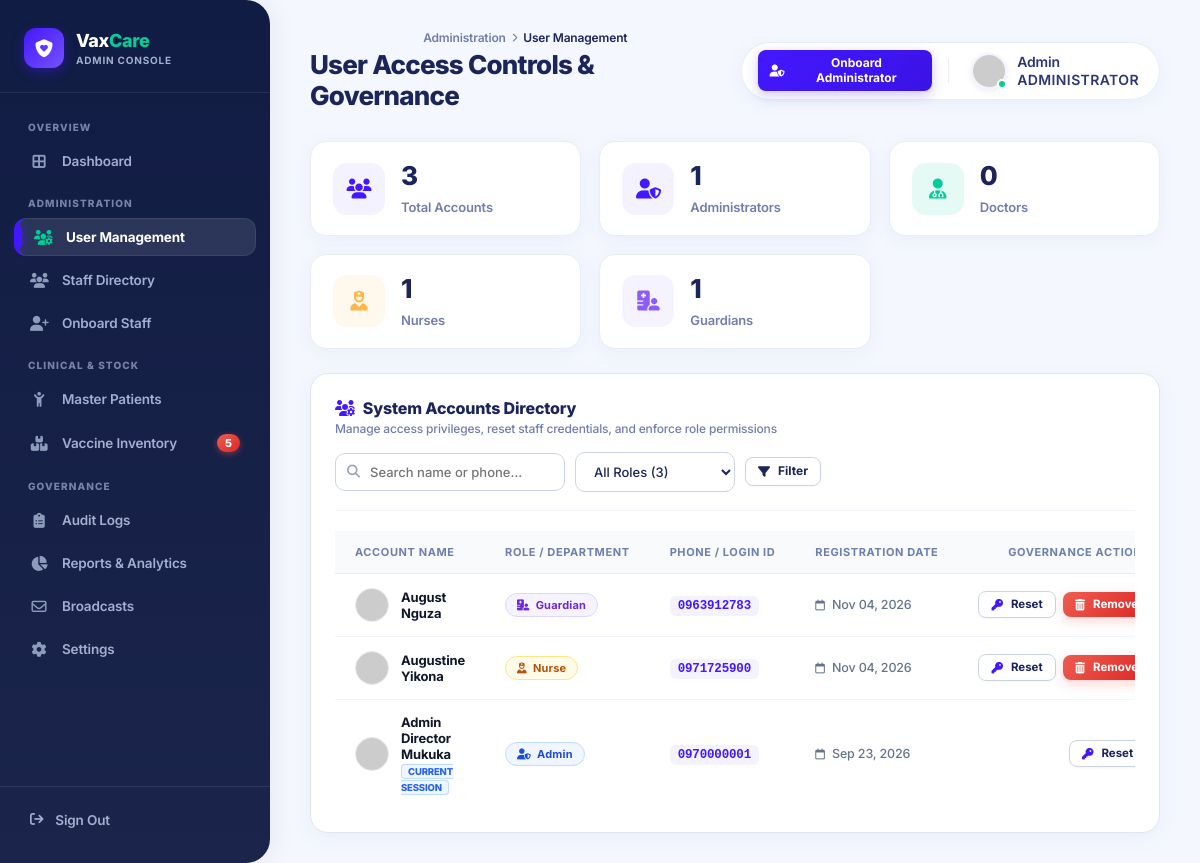
Screenshot of /SchoolProject2/admin/user_management.php (signed in) with the database file from the repository.
### tables this page shows
CREATE TABLE `users` (
  `id` int(11) NOT NULL AUTO_INCREMENT,
  `name` varchar(100) NOT NULL,
  `phone` varchar(20) NOT NULL,
  `email` varchar(150) DEFAULT NULL,
  `password_hash` varchar(255) NOT NULL,
  `role` enum('guardian','nurse','pharmacist','pharmacy','doctor','admin') DEFAULT 'guardian',
  `profile_pic` varchar(255) DEFAULT NULL,
  `is_on_duty` tinyint(1) DEFAULT 1,
  `created_at` timestamp NOT NULL DEFAULT current_timestamp(),
  PRIMARY KEY (`id`),
  UNIQUE KEY `phone` (`phone`)
);

### SchoolProject2/admin/user_management.php (the view, shortened to what this page needs)
<?php
include '../config/db.php';
$admin_id   = $_SESSION['user_id'];
$admin_name = $_SESSION['name'];
$role_filter = $_GET['role'] ?? 'all';
$search      = trim($_GET['search'] ?? '');
$delete_impact = [];
foreach ($pdo->query("SELECT guardian_id, COUNT(*) AS c FROM children GROUP BY guardian_id") as $r) {
    $delete_impact[(int)$r['guardian_id']] = (int)$r['c'];
}
$query = "SELECT id, name, phone, role, is_on_duty, created_at FROM users WHERE 1=1";
$params = [];
$query .= " ORDER BY created_at DESC";
$stmt = $pdo->prepare($query);
$stmt->execute($params);
$users_list = $stmt->fetchAll(PDO::FETCH_ASSOC);
$cnt_admin     = $pdo->query("SELECT COUNT(*) FROM users WHERE role = 'admin'")->fetchColumn();
$cnt_doctor    = $pdo->query("SELECT COUNT(*) FROM users WHERE role = 'doctor'")->fetchColumn();
$cnt_nurse     = $pdo->query("SELECT COUNT(*) FROM users WHERE role = 'nurse'")->fetchColumn();
$cnt_pharmacy  = $pdo->query("SELECT COUNT(*) FROM users WHERE role = 'pharmacy'")->fetchColumn();
$cnt_guardian  = $pdo->query("SELECT COUNT(*) FROM users WHERE role = 'guardian'")->fetchColumn();
$cnt_total     = $cnt_admin + $cnt_doctor + $cnt_nurse + $cnt_pharmacy + $cnt_guardian;
$low_stock_count  = $pdo->query("SELECT COUNT(*) FROM vaccines WHERE current_stock <= low_stock_threshold")->fetchColumn();
?>
<!DOCTYPE html>
<html lang="en">
<head>
    <link rel="stylesheet" href="https://cdnjs.cloudflare.com/ajax/libs/font-awesome/6.4.0/css/all.min.css">
    <link rel="stylesheet" href="../css/mar_tech.css">
    <link rel="stylesheet" href="../css/admin_theme.css">
</head>
<body class="app-body">
    <aside class="sidebar" id="adminSidebar">
        <div class="sidebar-brand-box">
            <a href="dashboard.php" class="sidebar-brand-link">
                <div class="sidebar-brand-icon"><i class="fa-solid fa-shield-heart"></i></div>
                <div class="sidebar-brand-info">
                    <span class="sidebar-brand-title">Vax<span>Care</span></span>
                    <span class="sidebar-brand-sub">Admin Console</span>
                </div>
            </a>
        </div>
        <nav class="sidebar-menu">
            <div class="sidebar-section-title">Overview</div>
            <a href="dashboard.php" class="sidebar-item">
                <i class="fa-solid fa-border-all"></i> Dashboard
            </a>
            <div class="sidebar-section-title">Administration</div>
            <a href="user_management.php" class="sidebar-item active">
                <i class="fa-solid fa-users-gear"></i> User Management
            </a>
            <a href="staff.php" class="sidebar-item">
                <i class="fa-solid fa-users"></i> Staff Directory
            </a>
            <a href="add_staff.php" class="sidebar-item">
                <i class="fa-solid fa-user-plus"></i> Onboard Staff
            </a>
            <div class="sidebar-section-title">Clinical &amp; Stock</div>
            <a href="patients.php" class="sidebar-item">
                <i class="fa-solid fa-child-reaching"></i> Master Patients
            </a>
            <a href="inventory.php" class="sidebar-item">
                <i class="fa-solid fa-boxes-stacked"></i> Vaccine Inventory
                <?php if($low_stock_count > 0): ?>
                    <span class="badge-red"><?= $low_stock_count ?></span>
                <?php endif; ?>
            </a>
            <div class="sidebar-section-title">Governance</div>
            <a href="audit_logs.php" class="sidebar-item">
                <i class="fa-solid fa-clipboard-list"></i> Audit Logs
            </a>
            <a href="reports.php" class="sidebar-item">
                <i class="fa-solid fa-chart-pie"></i> Reports &amp; Analytics
            </a>
            <a href="messages.php" class="sidebar-item">
                <i class="fa-regular fa-envelope"></i> Broadcasts
            </a>
            <a href="settings.php" class="sidebar-item">
                <i class="fa-solid fa-gear"></i> Settings
            </a>
        </nav>
        <div class="sidebar-logout">
            <a href="../auth/logout.php">
                <i class="fa-solid fa-arrow-right-from-bracket"></i> Sign Out
            </a>
        </div>
    </aside>
    <main class="app-main">
        <header class="app-topbar">
            <div style="display:flex; align-items:center;">
                <div class="topbar-left">
                    <div class="topbar-breadcrumbs">
                        <span>Administration</span>
                        <i class="fa-solid fa-chevron-right" style="font-size:9px;"></i>
                        <span style="color:var(--adm-text-primary);">User Management</span>
                    </div>
                    <h1>User Access Controls &amp; Governance</h1>
                </div>
            </div>
            <div class="topbar-right">
                <button class="ph-btn ph-btn-blue ph-btn-sm" onclick="document.getElementById('createAdminModal').style.display='flex'">
                    <i class="fa-solid fa-user-shield"></i> Onboard Administrator
                </button>
                <div class="topbar-profile">
                    <div class="topbar-avatar-wrap">
                        <img src="https://ui-avatars.com/api/?name=<?= urlencode($admin_name) ?>&background=4318ff&color=fff&size=72" alt="Admin">
                        <span class="avatar-status-dot"></span>
                    </div>
                    <div class="topbar-profile-info">
                        <span class="topbar-profile-name"><?= htmlspecialchars(explode(' ', $admin_name)[0] ?? 'Admin') ?></span>
                        <span class="topbar-profile-role">Administrator</span>
                    </div>
                </div>
            </div>
        </header>
        <div class="stats-grid" style="grid-template-columns: repeat(5, 1fr); margin-bottom: 24px;">
            <div class="stat-card">
                <div class="stat-card-body">
                    <div class="stat-icon icon-blue"><i class="fa-solid fa-users"></i></div>
                    <div class="stat-info">
                        <div class="stat-value"><?= number_format($cnt_total) ?></div>
                        <div class="stat-label">Total Accounts</div>
                    </div>
                </div>
            </div>
            <div class="stat-card">
                <div class="stat-card-body">
                    <div class="stat-icon icon-blue"><i class="fa-solid fa-user-shield"></i></div>
                    <div class="stat-info">
                        <div class="stat-value"><?= number_format($cnt_admin) ?></div>
                        <div class="stat-label">Administrators</div>
                    </div>
                </div>
            </div>
            <div class="stat-card">
                <div class="stat-card-body">
                    <div class="stat-icon icon-green"><i class="fa-solid fa-user-doctor"></i></div>
                    <div class="stat-info">
                        <div class="stat-value"><?= number_format($cnt_doctor) ?></div>
                        <div class="stat-label">Doctors</div>
                    </div>
                </div>
            </div>
            <div class="stat-card">
                <div class="stat-card-body">
                    <div class="stat-icon icon-yellow"><i class="fa-solid fa-user-nurse"></i></div>
                    <div class="stat-info">
                        <div class="stat-value"><?= number_format($cnt_nurse) ?></div>
                        <div class="stat-label">Nurses</div>
                    </div>
                </div>
            </div>
            <div class="stat-card">
                <div class="stat-card-body">
                    <div class="stat-icon icon-purple"><i class="fa-solid fa-hospital-user"></i></div>
                    <div class="stat-info">
                        <div class="stat-value"><?= number_format($cnt_guardian) ?></div>
                        <div class="stat-label">Guardians</div>
                    </div>
                </div>
            </div>
        </div>
        <div class="mar-card" style="box-shadow: 0 4px 20px rgba(112, 144, 176, 0.08); border: 1px solid #e0e5f2; border-radius: 18px; padding: 24px;">
            <div class="mar-card-header" style="flex-wrap:wrap; gap:16px; border-bottom:1px solid #f1f5f9; padding-bottom:18px; margin-bottom:20px;">
                <div>
                    <h3 class="mar-card-title"><i class="fa-solid fa-users-gear" style="color:var(--adm-blue);"></i> System Accounts Directory</h3>
                    <div class="mar-card-subtitle">Manage access privileges, reset staff credentials, and enforce role permissions</div>
                </div>
                <form method="GET" style="display:flex; gap:10px; align-items:center; flex-wrap:wrap;">
                    <div class="search-wrap">
                        <i class="fa-solid fa-magnifying-glass"></i>
                        <input type="text" name="search" class="form-control" style="width:230px; font-size:13px;" placeholder="Search name or phone..." value="<?= htmlspecialchars($search) ?>">
                    </div>
                    <select name="role" class="form-control" style="width:auto; font-size:13px;" onchange="this.form.submit()">
                        <option value="all" <?= $role_filter==='all'?'selected':'' ?>>All Roles (<?= $cnt_total ?>)</option>
                    </select>
                    <button type="submit" class="ph-btn ph-btn-outline ph-btn-sm"><i class="fa-solid fa-filter"></i> Filter</button>
                </form>
            </div>
            <div class="table-responsive">
                <table class="mar-table">
                    <thead>
                        <tr>
                            <th>Account Name</th>
                            <th>Role / Department</th>
                            <th>Phone / Login ID</th>
                            <th>Registration Date</th>
                            <th style="text-align:right;">Governance Actions</th>
                        </tr>
                    </thead>
                    <tbody>
                        <?php if(empty($users_list)): ?>
                            <tr>
                                <td colspan="5" style="text-align:center; padding:48px 20px; color:#64748b;">
                                    <i class="fa-solid fa-user-slash" style="font-size:36px; color:#cbd5e1; margin-bottom:12px; display:block;"></i>
                                    <div style="font-weight:700; font-size:15px; color:#1e293b;">No user accounts found</div>
                                    <p style="font-size:12.5px; color:#94a3b8; margin:4px 0 0 0;">Try adjusting your search terms or filter selection.</p>
                                </td>
                            </tr>
                        <?php else: ?>
                            <?php foreach($users_list as $u): ?>
                                <tr>
                                    <td>
                                        <div style="display:flex; align-items:center; gap:12px; font-weight:700; color:#0f172a;">
                                            <img src="https://ui-avatars.com/api/?name=<?= urlencode($u['name']) ?>&background=111c44&color=fff&size=64" style="width:34px; height:34px; border-radius:50%; border:1px solid #e2e8f0;">
                                            <div>
                                                <div><?= htmlspecialchars($u['name']) ?></div>
                                                <?php if($u['id'] == $admin_id): ?>
                                                    <span style="font-size:9.5px; background:#eff6ff; color:#2563eb; padding:1px 6px; border-radius:4px; font-weight:800; border:1px solid #bfdbfe;">CURRENT SESSION</span>
                                                <?php endif; ?>
                                            </div>
                                        </div>
                                    </td>
                                    <td>
                                        <span class="role-pill role-<?= $u['role'] ?>">
                                            <?php if($u['role']==='admin'): ?><i class="fa-solid fa-user-shield"></i> Admin
                                            <?php elseif($u['role']==='doctor'): ?><i class="fa-solid fa-user-doctor"></i> Doctor
                                            <?php elseif($u['role']==='nurse'): ?><i class="fa-solid fa-user-nurse"></i> Nurse
                                            <?php elseif($u['role']==='pharmacy'): ?><i class="fa-solid fa-pills"></i> Pharmacist
                                            <?php else: ?><i class="fa-solid fa-hospital-user"></i> Guardian<?php endif; ?>
                                        </span>
                                    </td>
                                    <td>
                                        <span style="font-family:monospace; font-weight:700; color:var(--adm-blue); background:#f4f2ff; padding:3px 8px; border-radius:6px; font-size:12.5px;">
                                            <?= htmlspecialchars($u['phone']) ?>
                                        </span>
                                    </td>
                                    <td style="color:#64748b; font-size:12.5px; font-weight:500;">
                                        <i class="fa-regular fa-calendar" style="font-size:11px; margin-right:4px;"></i>
                                        <?= date('M d, Y', strtotime($u['created_at'])) ?>
                                    </td>
                                    <td style="text-align:right; white-space:nowrap;">
                                        <button class="ph-btn ph-btn-outline ph-btn-sm" style="font-size:11.5px; margin-right:4px;" onclick="openResetModal(<?= $u['id'] ?>, '<?= htmlspecialchars(addslashes($u['name'])) ?>', '<?= $u['role'] ?>')">
                                            <i class="fa-solid fa-key" style="color:var(--adm-blue);"></i> Reset
                                        </button>
                                        <?php if($u['id'] != $admin_id): ?>
                                            <button class="ph-btn ph-btn-red ph-btn-sm" style="font-size:11.5px;" onclick="openDeleteModal(<?= $u['id'] ?>, '<?= htmlspecialchars(addslashes($u['name'])) ?>', '<?= $u['role'] ?>', <?= (int)($delete_impact[(int)$u['id']] ?? 0) ?>)">
                                                <i class="fa-solid fa-trash-can"></i> Remove
                                            </button>
                                        <?php endif; ?>
                                    </td>
                                </tr>
                            <?php endforeach; ?>
                        <?php endif; ?>
                    </tbody>
                </table>
            </div>
        </div>
    </main>
</body>
</html>

### SchoolProject2/admin/user_management.php (style rules this page uses)
.role-pill { display: inline-flex; align-items: center; gap: 6px; padding: 4px 11px; border-radius: 20px; font-size: 11px; font-weight: 700; letter-spacing: 0.2px; }
.role-admin { background: #eff6ff; color: #1d4ed8; border: 1px solid #bfdbfe; }
.role-nurse { background: #fffbe8; color: #b45309; border: 1px solid #fde68a; }
.role-guardian { background: #f5f3ff; color: #6d28d9; border: 1px solid #ddd6fe; }
.search-wrap { position: relative; display: flex; align-items: center; }
.search-wrap i { position: absolute; left: 12px; color: #94a3b8; font-size: 13px; }
.search-wrap .form-control { padding-left: 34px; }

### rows the page displays
users: name "August Nguza", role "guardian" (drawn), phone "0963912783", created_at "Nov 04, 2026"
users: name "Augustine Yikona", role "nurse" (drawn), phone "0971725900", created_at "Nov 04, 2026"
users: name "Admin Director Mukuka", shows "CURRENT SESSION", role "admin" (drawn), phone "0970000001", created_at "Sep 23, 2026"

### other values shown
$low_stock_count "5"
explode(' ', $admin_name)[0] "Admin"
$cnt_total "3"
$cnt_admin "1"
$cnt_doctor "0"
$cnt_nurse "1"
$cnt_guardian "1"
